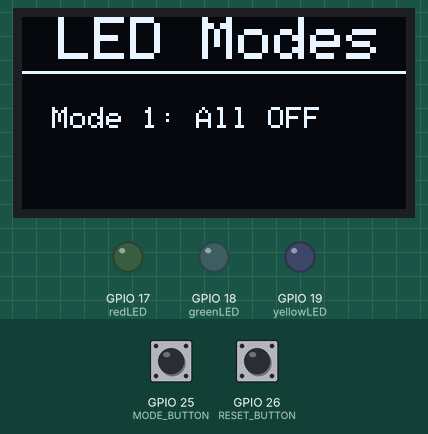
Recording of a program running on a simulated ESP32. Parts: 128×64 one-colour display, output pins drawn as LEDs (lit = HIGH). Dashed ring = blinking. Inputs (shaded band) come from the test bench; at power-on: GPIO 25 (MODE_BUTTON) HIGH, GPIO 26 (RESET_BUTTON) HIGH.

Above: at 1.2 s.
1.3 s: GPIO 25 (MODE_BUTTON) pulled LOW for 0.15 s
At 1.9 s:
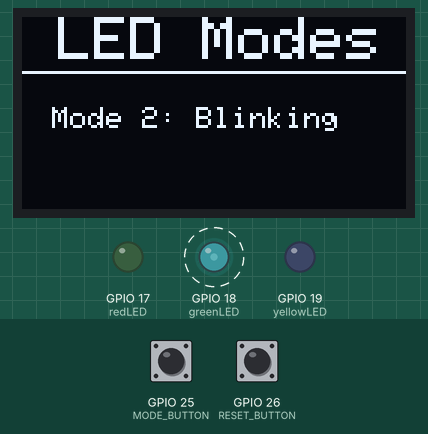
4.0 s: GPIO 25 (MODE_BUTTON) pulled LOW for 1 s
At 4.7 s:
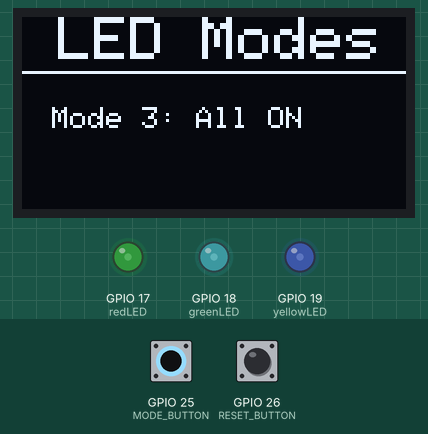
6.5 s: GPIO 25 (MODE_BUTTON) pulled LOW for 0.15 s
At 6.69 s:
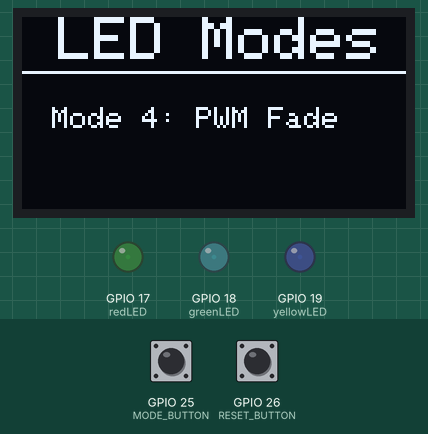
7.2 s: GPIO 26 (RESET_BUTTON) pulled LOW for 0.15 s
At 8.4 s:
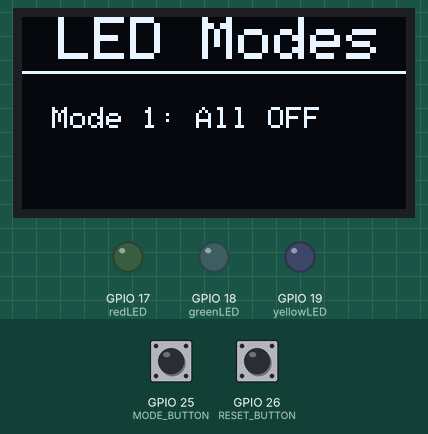
8.8 s: GPIO 25 (MODE_BUTTON) pulsed LOW 5 times (0.12 s each, 0.3 s apart)
At 11.42 s:
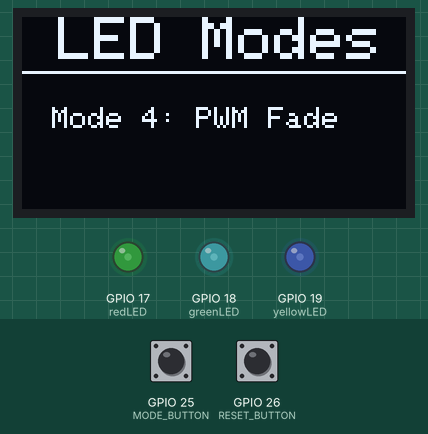
13.3 s: GPIO 26 (RESET_BUTTON) pulled LOW for 1 s
At 14.2 s:
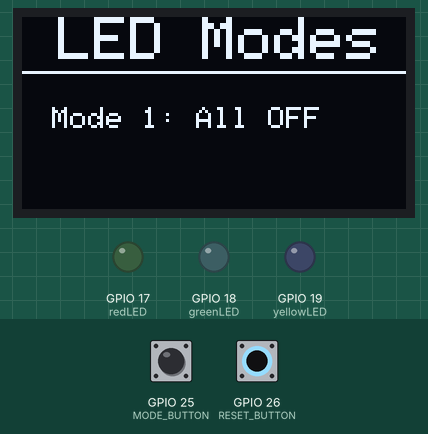
Timing chart, 0 to 16.3 s (numbered marks = the images above; inputs shaded):
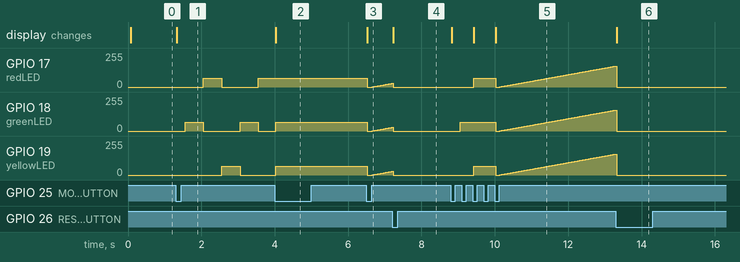

Measured:
- after the input at 1.3 s, GPIO 17 (redLED): 0/255 → 64/255 after 0.76 s, → 0/255 0.50 s later, → 64/255 1.0 s later; GPIO 18 (greenLED): alternates 64/255 for 0.50 s and 0/255 for 1.0 s, starting after 0.26 s; GPIO 19 (yellowLED): 0/255 → 64/255 after 1.3 s, → 0/255 0.50 s later; the display: changes at once (image 1)
- after the input at 4.0 s, GPIO 17 (redLED): stays 64/255 (without the input it goes to 0/255 after 0.06 s); GPIO 19 (yellowLED): goes on until 4.0 s, then stays 64/255; the display: changes at once (image 2)
- after the input at 6.5 s, the display: changes at once (image 3)
- after the input at 7.2 s, the display: changes at once (image 4)
- after the input at 8.8 s, the display: first changes at once (image 5 shows a later state)
- after the input at 13.3 s, the display: changes at once (image 6)

The program:

main.cpp
```cpp
// Muhammad Umair    23-NTU-CS-1054
// Task A: Multi-Mode LED Control System with OLED Display and PWM

#include <Arduino.h>
#include <Wire.h>
#include <Adafruit_GFX.h>
#include <Adafruit_SSD1306.h>

//  OLED CONFIGURATION
#define SCREEN_WIDTH 128       // OLED display width (pixels)
#define SCREEN_HEIGHT 64       // OLED display height (pixels)
Adafruit_SSD1306 oled(SCREEN_WIDTH, SCREEN_HEIGHT, &Wire, -1); // OLED object (no reset pin)

//  GPIO PIN ASSIGNMENTS
#define yellowLED 19           // Yellow LED pin
#define greenLED 18            // Green LED pin
#define redLED 17              // Red LED pin
#define MODE_BUTTON 25         // Mode button pin
#define RESET_BUTTON 26        // Reset button pin

//  PWM SETTINGS
#define PWM_YELLOW_CHANNEL 0   // PWM channel for yellow LED
#define PWM_GREEN_CHANNEL 1    // PWM channel for green LED
#define PWM_RED_CHANNEL 2      // PWM channel for red LED
#define PWM_FREQ 5000          // PWM frequency (5 kHz)
#define PWM_RES 10             // PWM resolution (10-bit = 0–1023 range)

//  TIMER VARIABLES
hw_timer_t *blinkTimer = nullptr;  // Timer handler for blink sequence
volatile int blinkStep = 0;        // Tracks which LED is active in blink mode

//  STATE VARIABLES
int currentMode = 0;               // 0: All OFF, 1: Blink, 2: All ON, 3: PWM Fade
bool prevBtnMode = HIGH;           // Stores previous Mode button state
bool prevBtnReset = HIGH;          // Stores previous Reset button state
unsigned long lastDebounceTime = 0;// Tracks time for debounce
const int debounceDelay = 500;     // 500 ms debounce delay

//  FUNCTION: Display current mode on OLED
void displayMode() {
  oled.clearDisplay();
  oled.setTextSize(2);
  oled.setTextColor(SSD1306_WHITE);
  oled.setCursor(0, 0);
  oled.println(" LED Modes");
  oled.drawLine(0, 18, 127, 18, SSD1306_WHITE);
  oled.setTextSize(1);
  oled.setCursor(10, 30);

  // Show mode title
  switch (currentMode) {
    case 0: oled.print("Mode 1: All OFF"); break;
    case 1: oled.print("Mode 2: Blinking"); break;
    case 2: oled.print("Mode 3: All ON"); break;
    case 3: oled.print("Mode 4: PWM Fade"); break;
  }

  oled.display(); // Refresh OLED
}

//  INTERRUPT SERVICE ROUTINE (Blink Mode)
void IRAM_ATTR onBlinkTimer() {
  if (currentMode != 1) return; // Only run when in blink mode

  blinkStep = (blinkStep + 1) % 3; // Step through 0 → 1 → 2 → 0

  switch (blinkStep) {
    case 0: // Yellow ON
      ledcWrite(PWM_YELLOW_CHANNEL, 255);
      ledcWrite(PWM_GREEN_CHANNEL, 0);
      ledcWrite(PWM_RED_CHANNEL, 0);
      break;

    case 1: // Green ON
      ledcWrite(PWM_YELLOW_CHANNEL, 0);
      ledcWrite(PWM_GREEN_CHANNEL, 255);
      ledcWrite(PWM_RED_CHANNEL, 0);
      break;

    case 2: // Red ON
      ledcWrite(PWM_YELLOW_CHANNEL, 0);
      ledcWrite(PWM_GREEN_CHANNEL, 0);
      ledcWrite(PWM_RED_CHANNEL, 255);
      break;
  }
}

//  SETUP FUNCTION
void setup() {
  Serial.begin(115200); // Initialize serial monitor

  // Configure LED pins
  pinMode(yellowLED, OUTPUT);
  pinMode(greenLED, OUTPUT);
  pinMode(redLED, OUTPUT);

  // Configure button pins
  pinMode(MODE_BUTTON, INPUT_PULLUP);
  pinMode(RESET_BUTTON, INPUT_PULLUP);

  // Initialize OLED
  if (!oled.begin(SSD1306_SWITCHCAPVCC, 0x3C)) {
    Serial.println(F("OLED initialization failed!"));
    for (;;) {} // Halt execution if OLED not found
  }
  oled.clearDisplay();
  oled.display();

  // Setup PWM for all LEDs
  ledcSetup(PWM_YELLOW_CHANNEL, PWM_FREQ, PWM_RES);
  ledcSetup(PWM_GREEN_CHANNEL, PWM_FREQ, PWM_RES);
  ledcSetup(PWM_RED_CHANNEL, PWM_FREQ, PWM_RES);
  ledcAttachPin(yellowLED, PWM_YELLOW_CHANNEL);
  ledcAttachPin(greenLED, PWM_GREEN_CHANNEL);
  ledcAttachPin(redLED, PWM_RED_CHANNEL);

  // Setup hardware timer (used for blink mode)
  blinkTimer = timerBegin(0, 80, true);                // 1 tick = 1 µs (80MHz / 80)
  timerAttachInterrupt(blinkTimer, &onBlinkTimer, true);
  timerAlarmWrite(blinkTimer, 500000, true);           // 500 ms interval
  timerAlarmEnable(blinkTimer);

  // Turn off all LEDs initially
  ledcWrite(PWM_YELLOW_CHANNEL, 0);
  ledcWrite(PWM_GREEN_CHANNEL, 0);
  ledcWrite(PWM_RED_CHANNEL, 0);

  displayMode(); // Display initial mode
}

//  MAIN LOOP
void loop() {
  bool btnMode = digitalRead(MODE_BUTTON);
  bool btnReset = digitalRead(RESET_BUTTON);

  // Debounce both buttons
  if (millis() - lastDebounceTime > debounceDelay) {
    //  Mode Button
    if (btnMode == LOW && prevBtnMode == HIGH) {
      currentMode = (currentMode + 1) % 4; // Cycle through modes 0–3
      blinkStep = 0;
      displayMode();
      lastDebounceTime = millis();
    }

    //  Reset Button
    if (btnReset == LOW && prevBtnReset == HIGH) {
      currentMode = 0; // Reset to Mode 0 (All OFF)
      blinkStep = 0;
      displayMode();
      lastDebounceTime = millis();
    }
  }

  // Save previous states
  prevBtnMode = btnMode;
  prevBtnReset = btnReset;

  // MODE HANDLING
  switch (currentMode) {
    case 0: // MODE 1: All OFF
      ledcWrite(PWM_YELLOW_CHANNEL, 0);
      ledcWrite(PWM_GREEN_CHANNEL, 0);
      ledcWrite(PWM_RED_CHANNEL, 0);
      break;

    case 1: // MODE 2: Blinking (handled by timer ISR)
      break;

    case 2: // MODE 3: All ON
      ledcWrite(PWM_YELLOW_CHANNEL, 255);
      ledcWrite(PWM_GREEN_CHANNEL, 255);
      ledcWrite(PWM_RED_CHANNEL, 255);
      break;

    case 3: // MODE 4: PWM Fading Effect
      for (int dutyCycle = 0; dutyCycle <= 1024 && currentMode == 3; dutyCycle++) {
        // Fade-in
        ledcWrite(PWM_YELLOW_CHANNEL, dutyCycle);
        ledcWrite(PWM_GREEN_CHANNEL, dutyCycle);
        ledcWrite(PWM_RED_CHANNEL, dutyCycle);
        delay(5);
        if (digitalRead(MODE_BUTTON) == LOW || digitalRead(RESET_BUTTON) == LOW) return;
      }

      for (int dutyCycle = 1024; dutyCycle >= 0 && currentMode == 3; dutyCycle--) {
        // Fade-out
        ledcWrite(PWM_YELLOW_CHANNEL, dutyCycle);
        ledcWrite(PWM_GREEN_CHANNEL, dutyCycle);
        ledcWrite(PWM_RED_CHANNEL, dutyCycle);
        delay(5);
        if (digitalRead(MODE_BUTTON) == LOW || digitalRead(RESET_BUTTON) == LOW) return;
      }
      break;
  }
}
```
